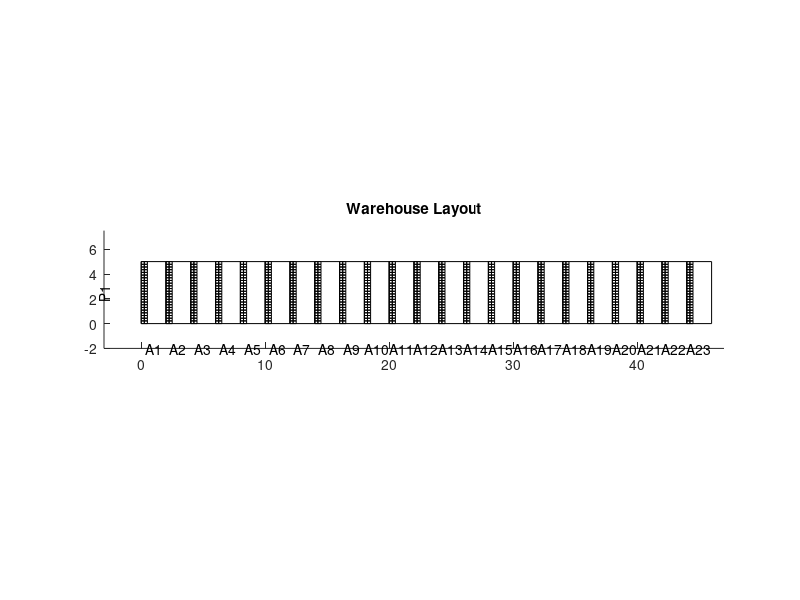

Source code (MATLAB):
% Dimensions of the warehouse
num_floors = 1;
num_aisles = 23;
num_racks = 1; % unclear parameter
num_bays = 23;

% Load the visit locations from a text file
product_locations = importdata('product_locations.txt');

% Create a figure to draw the layout
figure;
hold on;

% Draw the floors
for floor = 1:num_floors
    for aisle = 1:num_aisles
        for rack = 1:num_racks
            % Draw the aisle
            aisle_width = 2;
            aisle_height = 5;
            aisle_x = (aisle-1) * aisle_width;
            aisle_y = (floor-1) * aisle_height;
            rectangle('Position', [aisle_x aisle_y aisle_width aisle_height], 'EdgeColor', 'k', 'FaceColor', 'none');
            
            % Draw the racks
            for bay = 1:num_bays
                rack_width = 0.5;
                rack_height = aisle_height / num_bays;
                if rack == 1
                    % Draw the left side of the rack
                    rack_x = aisle_x + (rack-1) * rack_width;
                else
                    % Draw the right side of the rack
                    rack_x = aisle_x + aisle_width - rack_width * rack;
                end
                rack_y = aisle_y + (bay-1) * rack_height;
                
                % Draw the rectangle for the left side of the rack
                rectangle('Position', [rack_x rack_y rack_width/2 rack_height], 'EdgeColor', 'k', 'FaceColor', 'none');
                
                % Draw the rectangle for the right side of the rack
                rectangle('Position', [rack_x+rack_width/2 rack_y rack_width/2 rack_height], 'EdgeColor', 'k', 'FaceColor', 'none');
                
                % Check if there is a product at this location
                product_location = sprintf('P%d.%03d.%02dC%02d', floor, aisle, rack, bay);
                if any(strcmp(product_location, product_locations))
                    % Draw a dot to represent the product
                    dot_x = rack_x + rack_width / 2;
                    dot_y = rack_y + rack_height / 2;
                    plot(dot_x, dot_y, 'k.', 'MarkerSize', 20);
                end
            end
        end
    end
end

% Add labels to the aisles
aisle_labels = {'A1', 'A2', 'A3', 'A4', 'A5', 'A6', 'A7', 'A8', 'A9', 'A10','A11', 'A12', 'A13', 'A14', 'A15', 'A16', 'A17', 'A18', 'A19', 'A20','A21','A22','A23'};
for aisle = 1:num_aisles
    aisle_x = (aisle-0.5) * aisle_width;
    aisle_y = -2;
    text(aisle_x, aisle_y, aisle_labels{aisle}, 'HorizontalAlignment', 'center', 'VerticalAlignment', 'middle');
end

% Add labels to the floors
floor_labels = {'P1', 'P2', 'P3','P4'};
for floor = 1:num_floors
    floor_x = -3;
    floor_y = (floor-0.5) * aisle_height;
    text(floor_x, floor_y, floor_labels{floor}, 'HorizontalAlignment', 'center', 'VerticalAlignment', 'middle', 'Rotation', 90);
end

% Set the axis limits
axis equal;
xlim([-3 (num_aisles+0.5)*aisle_width]);
ylim([-2 (num_floors+0.5)*aisle_height]);

% Add a title
title('Warehouse Layout');